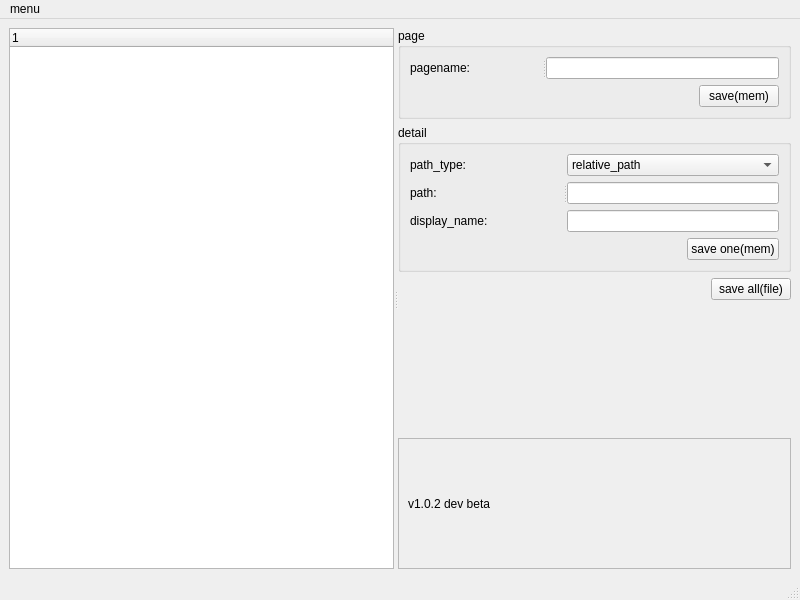
<?xml version="1.0" encoding="UTF-8"?>
<ui version="4.0">
 <class>config</class>
 <widget class="QMainWindow" name="config">
  <property name="geometry">
   <rect>
    <x>0</x>
    <y>0</y>
    <width>800</width>
    <height>600</height>
   </rect>
  </property>
  <property name="windowTitle">
   <string>MainWindow</string>
  </property>
  <widget class="QWidget" name="centralwidget">
   <layout class="QGridLayout" name="gridLayout_2">
    <item row="0" column="0">
     <widget class="QSplitter" name="splitter">
      <property name="orientation">
       <enum>Qt::Horizontal</enum>
      </property>
      <widget class="QTreeWidget" name="treeWidget">
       <column>
        <property name="text">
         <string/>
        </property>
       </column>
      </widget>
      <widget class="QWidget" name="layoutWidget">
       <layout class="QVBoxLayout" name="verticalLayout">
        <item>
         <widget class="QGroupBox" name="groupBox_2">
          <property name="title">
           <string>page</string>
          </property>
          <layout class="QVBoxLayout" name="verticalLayout_4">
           <item>
            <widget class="QSplitter" name="splitter_3">
             <property name="orientation">
              <enum>Qt::Horizontal</enum>
             </property>
             <widget class="QLabel" name="label_4">
              <property name="text">
               <string>pagename:</string>
              </property>
             </widget>
             <widget class="QLineEdit" name="le_pagename"/>
            </widget>
           </item>
           <item>
            <layout class="QHBoxLayout" name="horizontalLayout_3">
             <item>
              <spacer name="horizontalSpacer_5">
               <property name="orientation">
                <enum>Qt::Horizontal</enum>
               </property>
               <property name="sizeHint" stdset="0">
                <size>
                 <width>40</width>
                 <height>20</height>
                </size>
               </property>
              </spacer>
             </item>
             <item>
              <widget class="QPushButton" name="btn_page">
               <property name="text">
                <string>save(mem)</string>
               </property>
              </widget>
             </item>
            </layout>
           </item>
          </layout>
         </widget>
        </item>
        <item>
         <widget class="QGroupBox" name="groupBox">
          <property name="title">
           <string>detail</string>
          </property>
          <layout class="QGridLayout" name="gridLayout">
           <item row="1" column="0">
            <layout class="QHBoxLayout" name="horizontalLayout_2">
             <item>
              <spacer name="horizontalSpacer">
               <property name="orientation">
                <enum>Qt::Horizontal</enum>
               </property>
               <property name="sizeHint" stdset="0">
                <size>
                 <width>145</width>
                 <height>20</height>
                </size>
               </property>
              </spacer>
             </item>
             <item>
              <widget class="QPushButton" name="btn_saveone">
               <property name="text">
                <string>save one(mem)</string>
               </property>
              </widget>
             </item>
            </layout>
           </item>
           <item row="0" column="0">
            <widget class="QSplitter" name="splitter_2">
             <property name="orientation">
              <enum>Qt::Horizontal</enum>
             </property>
             <widget class="QWidget" name="layoutWidget">
              <layout class="QVBoxLayout" name="verticalLayout_3">
               <item>
                <widget class="QLabel" name="label">
                 <property name="text">
                  <string>path_type:</string>
                 </property>
                </widget>
               </item>
               <item>
                <widget class="QLabel" name="label_2">
                 <property name="text">
                  <string>path:</string>
                 </property>
                </widget>
               </item>
               <item>
                <widget class="QLabel" name="label_3">
                 <property name="text">
                  <string>display_name:</string>
                 </property>
                </widget>
               </item>
              </layout>
             </widget>
             <widget class="QWidget" name="layoutWidget">
              <layout class="QVBoxLayout" name="verticalLayout_2">
               <item>
                <widget class="QComboBox" name="cb_pathtype">
                 <item>
                  <property name="text">
                   <string>relative_path</string>
                  </property>
                 </item>
                 <item>
                  <property name="text">
                   <string>absolute_path</string>
                  </property>
                 </item>
                </widget>
               </item>
               <item>
                <widget class="QLineEdit" name="le_execpath"/>
               </item>
               <item>
                <widget class="QLineEdit" name="le_dispname"/>
               </item>
              </layout>
             </widget>
            </widget>
           </item>
          </layout>
         </widget>
        </item>
        <item>
         <layout class="QHBoxLayout" name="horizontalLayout">
          <item>
           <spacer name="horizontalSpacer_2">
            <property name="orientation">
             <enum>Qt::Horizontal</enum>
            </property>
            <property name="sizeHint" stdset="0">
             <size>
              <width>40</width>
              <height>20</height>
             </size>
            </property>
           </spacer>
          </item>
          <item>
           <widget class="QPushButton" name="btn_saveall">
            <property name="text">
             <string>save all(file)</string>
            </property>
           </widget>
          </item>
         </layout>
        </item>
        <item>
         <spacer name="verticalSpacer">
          <property name="orientation">
           <enum>Qt::Vertical</enum>
          </property>
          <property name="sizeHint" stdset="0">
           <size>
            <width>20</width>
            <height>40</height>
           </size>
          </property>
         </spacer>
        </item>
        <item>
         <widget class="QScrollArea" name="scrollArea">
          <property name="widgetResizable">
           <bool>true</bool>
          </property>
          <widget class="QWidget" name="scrollAreaWidgetContents">
           <property name="geometry">
            <rect>
             <x>0</x>
             <y>0</y>
             <width>398</width>
             <height>101</height>
            </rect>
           </property>
           <layout class="QGridLayout" name="gridLayout_4">
            <item row="0" column="0">
             <widget class="QLabel" name="label_5">
              <property name="text">
               <string>v1.0.2 dev beta</string>
              </property>
             </widget>
            </item>
           </layout>
          </widget>
         </widget>
        </item>
       </layout>
      </widget>
     </widget>
    </item>
   </layout>
  </widget>
  <widget class="QMenuBar" name="menubar">
   <property name="geometry">
    <rect>
     <x>0</x>
     <y>0</y>
     <width>800</width>
     <height>23</height>
    </rect>
   </property>
   <widget class="QMenu" name="menumenu">
    <property name="title">
     <string>menu</string>
    </property>
    <addaction name="actionadd_program"/>
    <addaction name="actionadd_page"/>
   </widget>
   <addaction name="menumenu"/>
  </widget>
  <widget class="QStatusBar" name="statusbar"/>
  <action name="actionadd_program">
   <property name="text">
    <string>add_program</string>
   </property>
   <property name="shortcut">
    <string>Ctrl+O</string>
   </property>
  </action>
  <action name="actionadd_page">
   <property name="text">
    <string>add_page</string>
   </property>
   <property name="shortcut">
    <string>Ctrl+N</string>
   </property>
  </action>
 </widget>
 <resources/>
 <connections/>
</ui>
